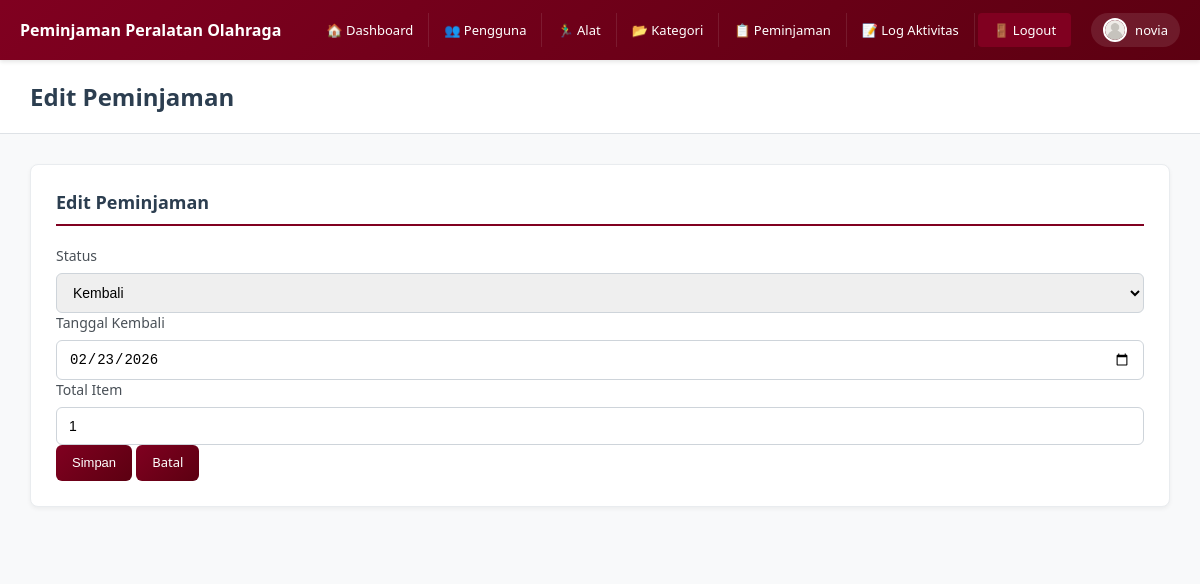
The app's page /admin/editPeminjaman?id=5 (signed in) with its own data.
### tables this page shows
CREATE TABLE `peminjaman` (
  `id_peminjaman` int NOT NULL,
  `id_pengguna` int NOT NULL,
  `id_alat` int NOT NULL,
  `tanggal_pinjam` date NOT NULL,
  `tanggal_kembali` date DEFAULT NULL,
  `total_item` int NOT NULL,
  `status` varchar(20) DEFAULT 'Menunggu',
  `kondisi` varchar(50) DEFAULT NULL,
  `deleted_at` datetime DEFAULT NULL,
  `keterangan` text
);

### controllers/AdminController.php (called while the page is built, shortened)
<?php
class AdminController extends Controller {
    public function editPeminjaman() {
        $model = $this->model('AdminModel');
        $data['judul'] = "Edit Peminjaman";
        $data['pinjam'] = $model->getPeminjamanById($_GET['id']);
        $this->view('admin/EditPeminjaman', $data);
    }
}

### core/App.php (called while the page is built, shortened)
<?php
class App {
    protected $method = 'index';
    public function __construct() {
        $url = $this->parseURL();
        if (!empty($url[0])) {
            $controllerName = ucfirst($url[0]);
            if (file_exists(__DIR__ . '/../controllers/' . $controllerName . 'Controller.php')) {
                unset($url[0]);
            }
            elseif (file_exists(__DIR__ . '/../controllers/' . $controllerName . '.php')) {
                $this->controller = $controllerName;
                unset($url[0]);
            }
        }
        $this->controller = new $this->controller;
        if (isset($url[1]) && method_exists($this->controller, $url[1])) {
            $this->method = $url[1];
            unset($url[1]);
        }
        $this->params = $url ? array_values($url) : [];
        call_user_func_array([$this->controller, $this->method], $this->params);
    }
    public function parseURL() {
        if (isset($_GET['url'])) {
            $url = $_GET['url'];
            $url = ltrim($url, '/');
            $url = rtrim($url, '/');
            $url = filter_var($url, FILTER_SANITIZE_URL);
            return explode('/', $url);
        }
        return [];
    }
}

### Index.php (called while the page is built, shortened)
<?php
require_once __DIR__ . '/config/Database.php';
require_once __DIR__ . '/core/Controller.php';
require_once __DIR__ . '/core/App.php';
$app = new App();

### models/AdminModel.php (called while the page is built, shortened)
<?php
class AdminModel {
    private $db;
    public function __construct() {
        $this->db = Database::getInstance()->getConnection();
    }
    public function getPeminjamanById($id) {
        $stmt = $this->db->prepare("SELECT * FROM peminjaman WHERE id_peminjaman = ?");
        $stmt->execute([$id]);
        return $stmt->fetch();
    }
}

### config/Database.php (called while the page is built, shortened)
<?php
class Database {
    private $host     = 'localhost';
    private $db_name  = 'peminjaman_peralatan_olahraga';
    private $username = 'root';
    private $password = '';
    private static $instance = null;
    private $conn;
    private function __construct() {
        try {
            $dsn = "mysql:host={$this->host};dbname={$this->db_name};charset=utf8mb4";
            $options = [
                PDO::ATTR_ERRMODE            => PDO::ERRMODE_EXCEPTION,
                PDO::ATTR_DEFAULT_FETCH_MODE => PDO::FETCH_ASSOC,
                PDO::ATTR_EMULATE_PREPARES   => false,
            ];
            $this->conn = new PDO($dsn, $this->username, $this->password, $options);
        } catch (PDOException $e) {
            die("Koneksi Database Gagal: " . $e->getMessage());
        }
    }
    public static function getInstance() {
        if (self::$instance === null) {
            self::$instance = new Database();
        }
        return self::$instance;
    }
    public function getConnection() {
        return $this->conn;
    }
}

### views/admin/EditPeminjaman.php (the view, shortened to what this page needs)
<?php include __DIR__ . '/../layout/header.php';  ?>
<div class="box">
    <h3>Edit Peminjaman</h3>
    <form method="POST">
        <label>Status</label>
        <select name="status" required>
            <option value="Kembali" <?= $data['pinjam']['status'] === 'Kembali' ? 'selected' : ''; ?>>Kembali</option>
        </select>
        <label>Tanggal Kembali</label>
        <input type="date" name="tanggal_kembali"
               value="<?= htmlspecialchars($data['pinjam']['tanggal_kembali']); ?>">
        <label>Total Item</label>
        <input type="number" name="total_item" min="1"
               value="<?= $data['pinjam']['total_item']; ?>">
        <button name="update_peminjaman" class="button">Simpan</button>
        <a class="btn-modal" href="<?= BASEURL; ?>/admin/peminjaman">Batal</a>
    </form>
</div>

### assets/style.css (style rules this page uses)
* { margin:0; padding:0; box-sizing:border-box; }
body { font-family:'Segoe UI', Tahoma, Geneva, Verdana, sans-serif; background:#f8f9fa; padding-top:60px; }
.content h3 { color:#2c3e50; font-size:20px; margin-bottom:20px; font-weight:600; }
input, select, textarea { width:100%; padding:10px 12px; border:1px solid #ced4da; border-radius:6px; font-size:14px; transition:border-color 0.3s, box-shadow 0.3s; }
label { display:block; margin-bottom:8px; color:#495057; font-weight:500; font-size:14px; }
button, .button, .btn, .btn-primary, .btn-success, .btn-info, .btn-secondary, .btn-danger, .btn-warning, .btn-modal { background:linear-gradient(135deg, #800020 0%, #5c0011 100%); color:white; border:none; padding:8px 16px; border-radius:6px; cursor:pointer; font-size:13px; font-weight:500; text-decoration:none; display:inline-block; transition:all 0.3s; text-align:center; line-height:1.5; }
.box { background:white; padding:25px; border:1px solid #e9ecef; border-radius:8px; margin-bottom:20px; box-shadow:0 2px 4px rgba(0,0,0,0.05); }
.box h3 { color:#2c3e50; margin-bottom:20px; font-size:18px; font-weight:600; padding-bottom:10px; border-bottom:2px solid #800020; }

### views/layout/Header.php (style rules this page uses)
* { margin:0; padding:0; box-sizing:border-box; }
body { font-family:'Segoe UI', Tahoma, Geneva, Verdana, sans-serif; background:#f8f9fa; padding-top:60px; }
.content h3 { color:#2c3e50; font-size:20px; margin-bottom:20px; font-weight:600; }
input, select, textarea { width:100%; padding:10px 12px; border:1px solid #ced4da; border-radius:6px; font-size:14px; transition:border-color 0.3s, box-shadow 0.3s; }
label { display:block; margin-bottom:8px; color:#495057; font-weight:500; font-size:14px; }
button, .button, .btn, .btn-primary, .btn-success, .btn-info, .btn-secondary, .btn-danger, .btn-warning, .btn-modal { background:linear-gradient(135deg, #800020 0%, #5c0011 100%); color:white; border:none; padding:8px 16px; border-radius:6px; cursor:pointer; font-size:13px; font-weight:500; text-decoration:none; display:inline-block; transition:all 0.3s; text-align:center; line-height:1.5; }
.box { background:white; padding:25px; border:1px solid #e9ecef; border-radius:8px; margin-bottom:20px; box-shadow:0 2px 4px rgba(0,0,0,0.05); }
.box h3 { color:#2c3e50; margin-bottom:20px; font-size:18px; font-weight:600; padding-bottom:10px; border-bottom:2px solid #800020; }

### records on screen
peminjaman: status "Kembali", tanggal_kembali "02/23/2026", total_item "1"

### other values on screen
$_SESSION['nama'] "novia"
$data['judul'] "Edit Peminjaman"
